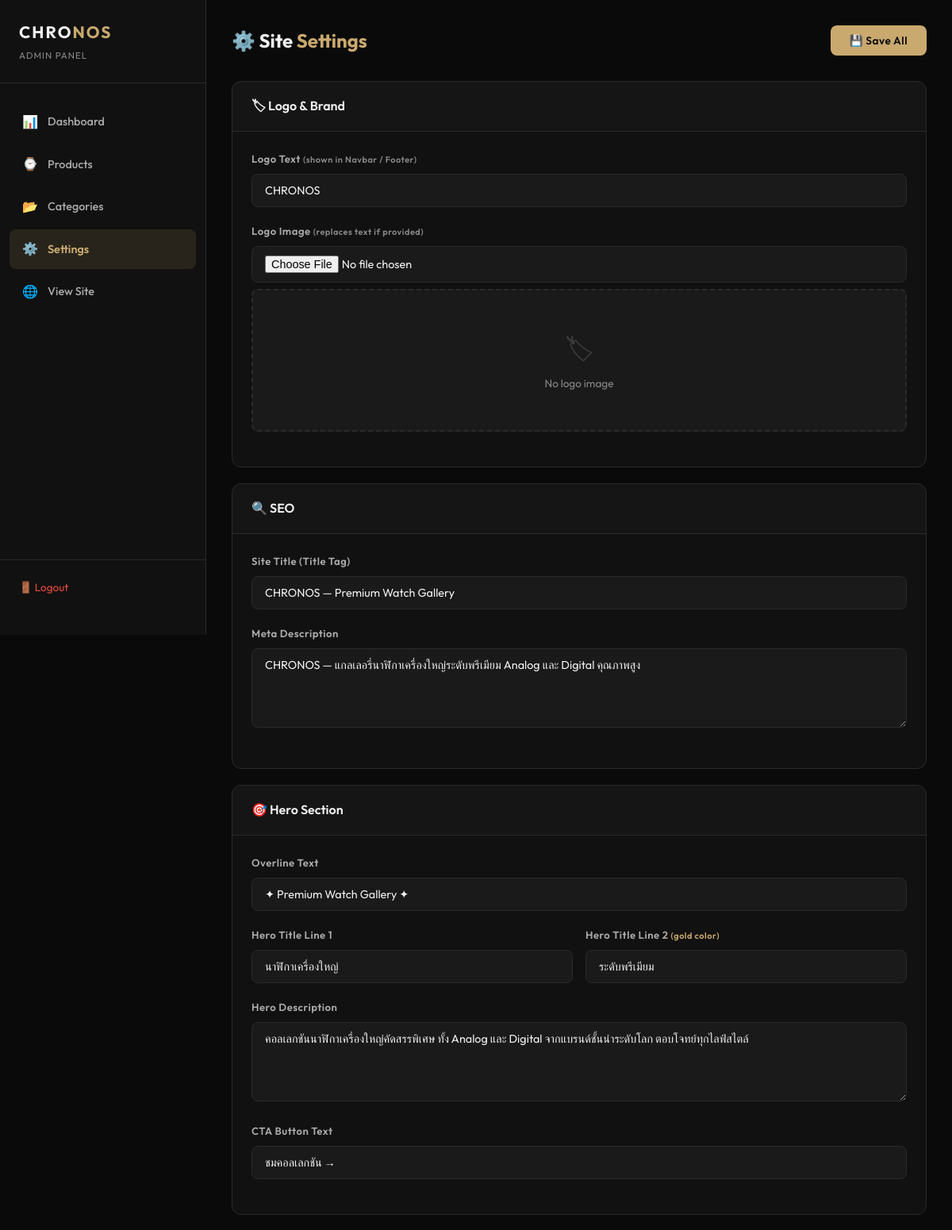
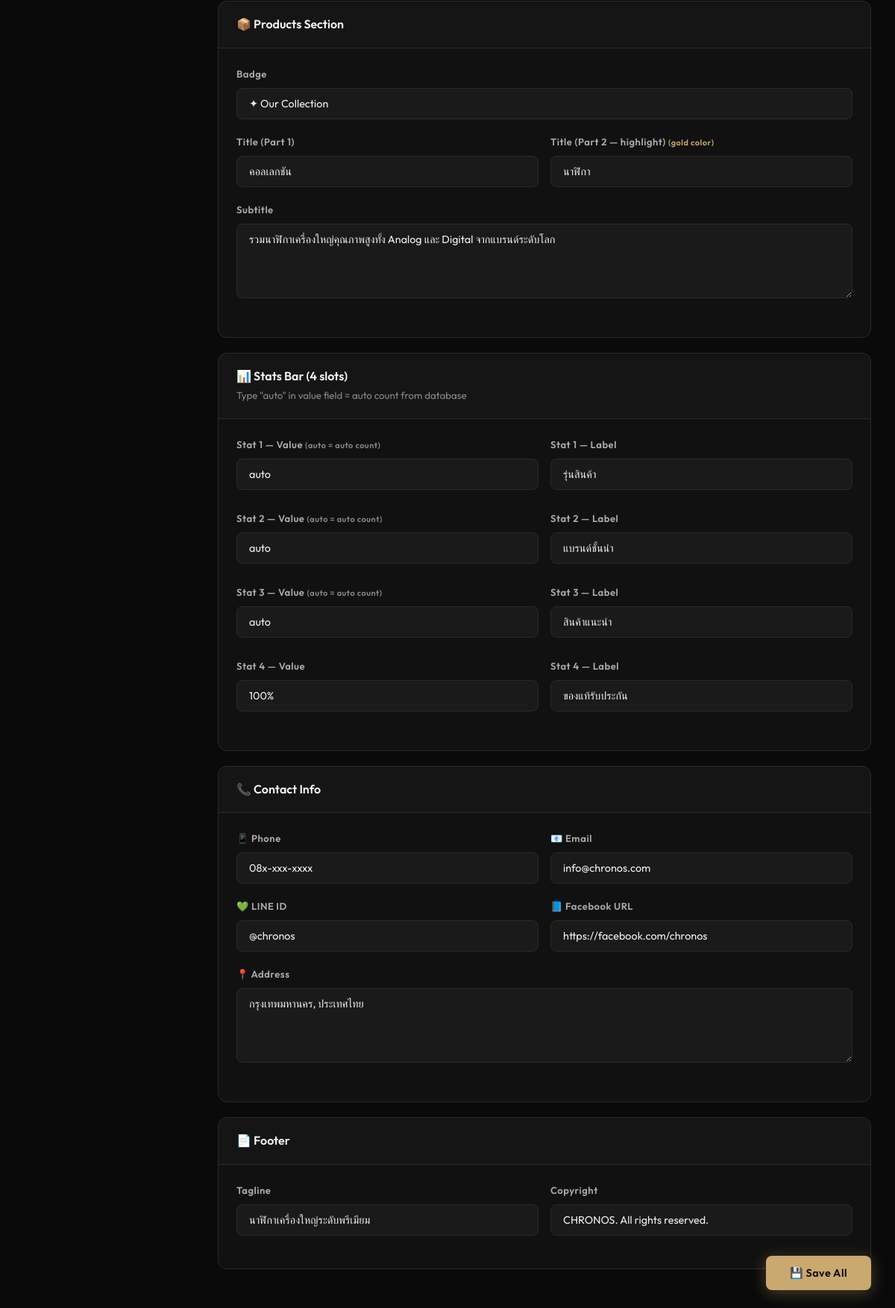
The page /admin/settings.php (signed in) on the database as committed earlier (2 pictures, top to bottom).
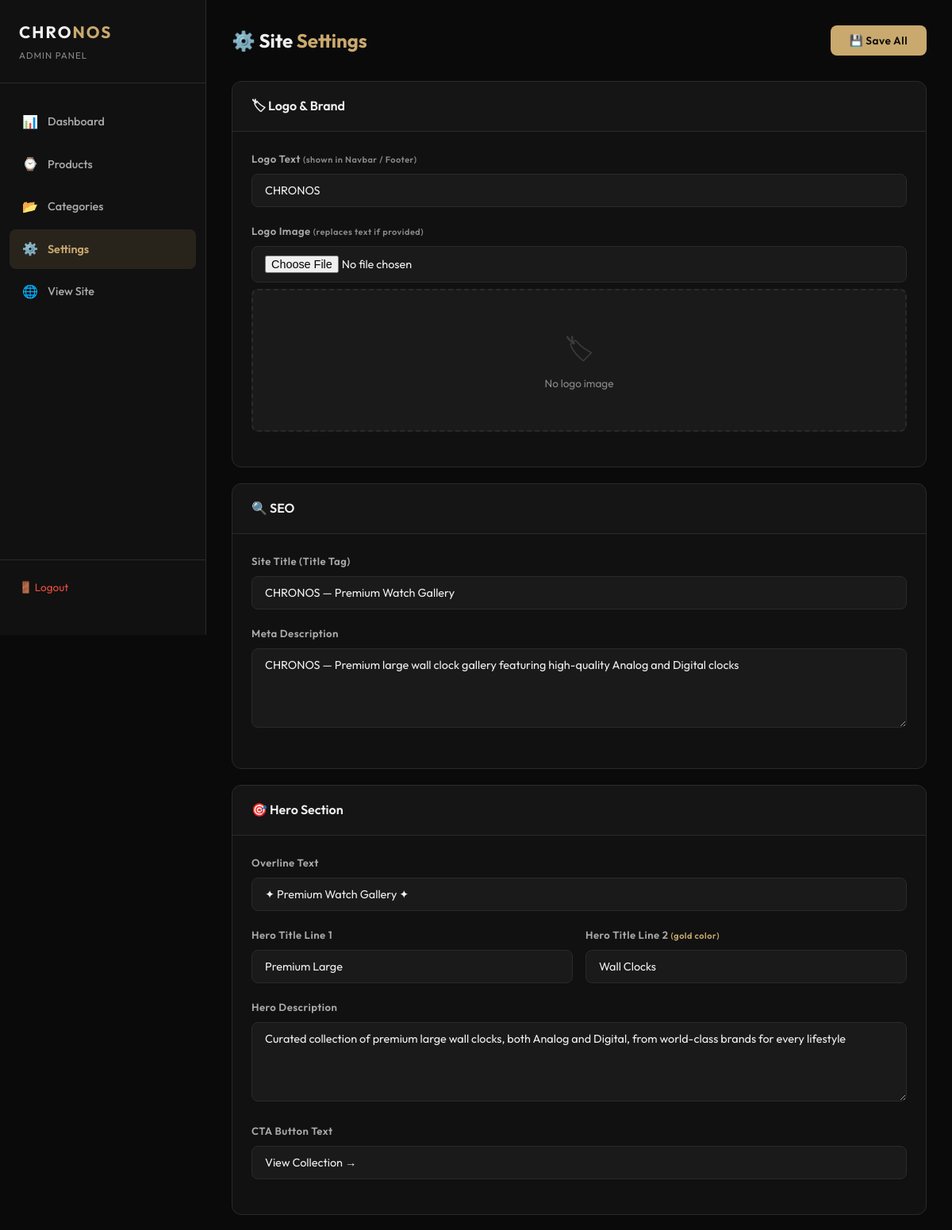
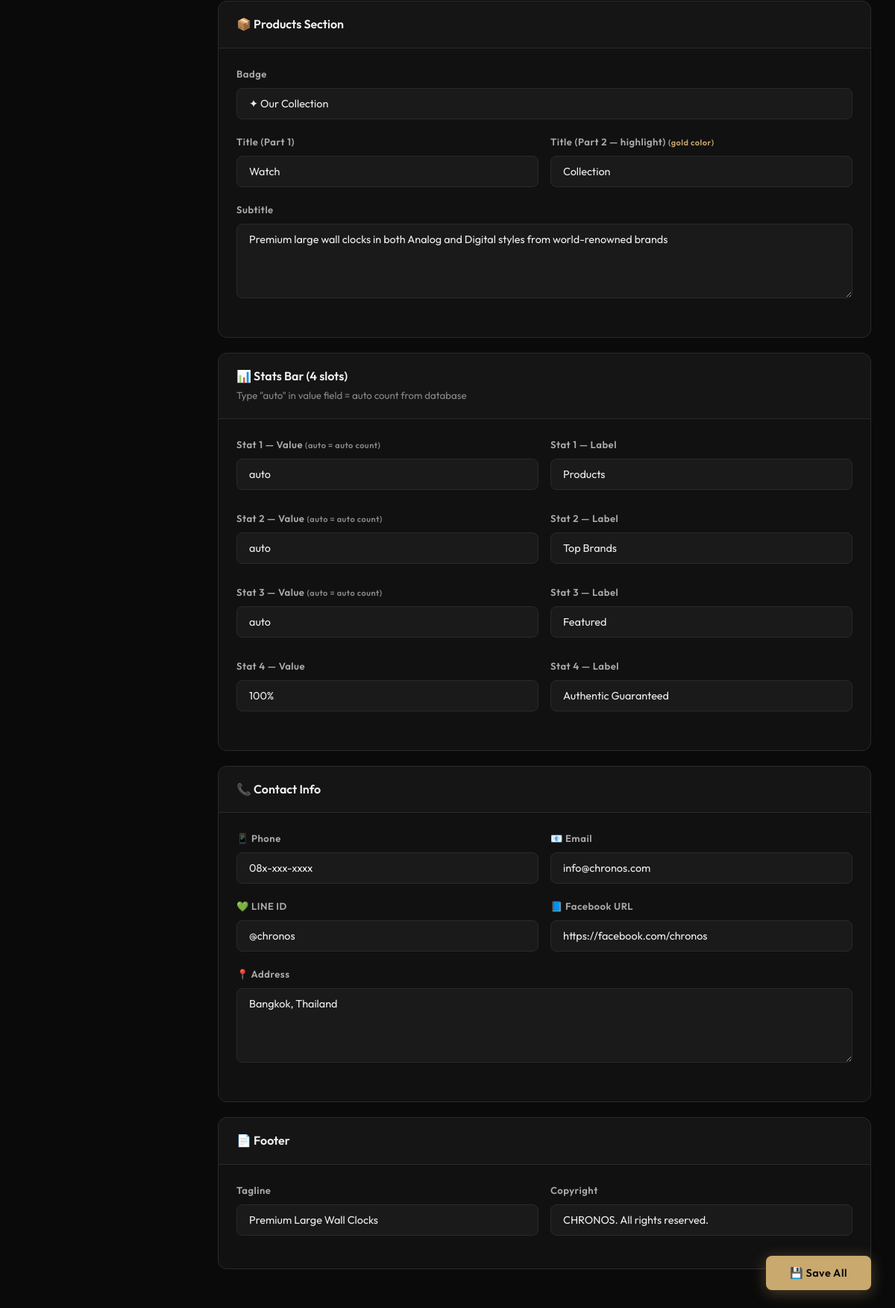
The same page on the database as committed later (2 pictures, top to bottom).
### tables this page shows
CREATE TABLE `site_settings` (
    `id` INT AUTO_INCREMENT PRIMARY KEY,
    `setting_key` VARCHAR(100) NOT NULL UNIQUE,
    `setting_value` TEXT,
    `setting_type` ENUM('text','image','textarea') NOT NULL DEFAULT 'text',
    `setting_group` VARCHAR(50) NOT NULL DEFAULT 'general',
    `setting_label` VARCHAR(255) NOT NULL DEFAULT '',
    `updated_at` TIMESTAMP DEFAULT CURRENT_TIMESTAMP ON UPDATE CURRENT_TIMESTAMP
);

### admin/settings.php (the view, shortened to what this page needs)
<?php
$db = getDB();
$settings = [];
$rows = $db->query("SELECT * FROM site_settings ORDER BY id ASC")->fetchAll();
foreach ($rows as $row) {
    $settings[$row['setting_key']] = $row;
}
function val($settings, $key) {
    return htmlspecialchars($settings[$key]['setting_value'] ?? '');
}
?>
<!DOCTYPE html>
<html lang="en">
<head>
    <link rel="stylesheet" href="css/admin.css?v=<?= filemtime(__DIR__ . '/css/admin.css') ?>">
</head>
<body>
<div class="admin-layout">
    <aside class="sidebar">
        <div class="sidebar-brand">
            <h1>CHRO<span>NOS</span></h1>
            <p>Admin Panel</p>
        </div>
        <nav class="sidebar-nav">
            <a href="index.php">
                <span class="nav-icon">📊</span> Dashboard
            </a>
            <a href="products.php">
                <span class="nav-icon">⌚</span> Products
            </a>
            <a href="categories.php">
                <span class="nav-icon">📂</span> Categories
            </a>
            <a href="settings.php" class="active">
                <span class="nav-icon">⚙️</span> Settings
            </a>
            <a href="../" target="_blank">
                <span class="nav-icon">🌐</span> View Site
            </a>
        </nav>
        <div class="sidebar-footer">
            <a href="logout.php">🚪 Logout</a>
        </div>
    </aside>
    <main class="main-content">
        <div class="page-header">
            <h1 class="page-title">⚙️ Site <span>Settings</span></h1>
            <button class="btn btn-primary" onclick="saveAllSettings()" id="saveBtn">💾 Save All</button>
        </div>
        <form id="settingsForm" enctype="multipart/form-data">
            <div class="settings-section">
                <div class="settings-section-header">
                    <h3>🏷 Logo & Brand</h3>
                </div>
                <div class="settings-section-body">
                    <div class="form-group">
                        <label>Logo Text <small style="color:var(--gray);">(shown in Navbar / Footer)</small></label>
                        <input type="text" name="logo_text" class="form-control" value="<?= val($settings, 'logo_text') ?>" placeholder="CHRONOS">
                    </div>
                    <div class="form-group">
                        <label>Logo Image <small style="color:var(--gray);">(replaces text if provided)</small></label>
                        <input type="file" name="logo_image" class="form-control" accept="image/*" onchange="previewLogo(this)">
                        <div class="image-preview-box" id="logoPreview">
                            <?php
                            $logoImg = $settings['logo_image']['setting_value'] ?? '';
                            if ($logoImg && file_exists(UPLOAD_DIR . $logoImg)):
                            ?>
                                <img src="../uploads/products/<?= htmlspecialchars($logoImg) ?>" alt="Logo">
                                <button type="button" class="remove-img-btn" onclick="removeLogo()">✕ Remove</button>
                            <?php else: ?>
                                <div class="preview-placeholder"><span>🏷</span><p>No logo image</p></div>
                            <?php endif; ?>
                        </div>
                    </div>
                </div>
            </div>
            <div class="settings-section">
                <div class="settings-section-header">
                    <h3>🔍 SEO</h3>
                </div>
                <div class="settings-section-body">
                    <div class="form-group">
                        <label>Site Title (Title Tag)</label>
                        <input type="text" name="site_title" class="form-control" value="<?= val($settings, 'site_title') ?>">
                    </div>
                    <div class="form-group">
                        <label>Meta Description</label>
                        <textarea name="meta_description" class="form-control"><?= val($settings, 'meta_description') ?></textarea>
                    </div>
                </div>
            </div>
            <div class="settings-section">
                <div class="settings-section-header">
                    <h3>🎯 Hero Section</h3>
                </div>
                <div class="settings-section-body">
                    <div class="form-group">
                        <label>Overline Text</label>
                        <input type="text" name="hero_overline" class="form-control" value="<?= val($settings, 'hero_overline') ?>">
                    </div>
                    <div class="form-row">
                        <div class="form-group">
                            <label>Hero Title Line 1</label>
                            <input type="text" name="hero_title_1" class="form-control" value="<?= val($settings, 'hero_title_1') ?>">
                        </div>
                        <div class="form-group">
                            <label>Hero Title Line 2 <small style="color:var(--gold);">(gold color)</small></label>
                            <input type="text" name="hero_title_2" class="form-control" value="<?= val($settings, 'hero_title_2') ?>">
                        </div>
                    </div>
                    <div class="form-group">
                        <label>Hero Description</label>
                        <textarea name="hero_desc" class="form-control"><?= val($settings, 'hero_desc') ?></textarea>
                    </div>
                    <div class="form-group">
                        <label>CTA Button Text</label>
                        <input type="text" name="hero_cta_text" class="form-control" value="<?= val($settings, 'hero_cta_text') ?>">
                    </div>
                </div>
            </div>
            <div class="settings-section">
                <div class="settings-section-header">
                    <h3>📦 Products Section</h3>
                </div>
                <div class="settings-section-body">
                    <div class="form-group">
                        <label>Badge</label>
                        <input type="text" name="section_badge" class="form-control" value="<?= val($settings, 'section_badge') ?>">
                    </div>
                    <div class="form-row">
                        <div class="form-group">
                            <label>Title (Part 1)</label>
                            <input type="text" name="section_title_1" class="form-control" value="<?= val($settings, 'section_title_1') ?>">
                        </div>
                        <div class="form-group">
                            <label>Title (Part 2 — highlight) <small style="color:var(--gold);">(gold color)</small></label>
                            <input type="text" name="section_title_2" class="form-control" value="<?= val($settings, 'section_title_2') ?>">
                        </div>
                    </div>
                    <div class="form-group">
                        <label>Subtitle</label>
                        <textarea name="section_subtitle" class="form-control"><?= val($settings, 'section_subtitle') ?></textarea>
                    </div>
                </div>
            </div>
            <div class="settings-section">
                <div class="settings-section-header">
                    <h3>📊 Stats Bar (4 slots)</h3>
                    <small style="color:var(--gray);">Type "auto" in value field = auto count from database</small>
                </div>
                <div class="settings-section-body">
                    <?php for ($i = 1; $i <= 4; $i++): ?>
                    <div class="form-row" style="margin-bottom:8px;">
                        <div class="form-group">
                            <label>Stat <?= $i ?> — Value<?= $i <= 3 ? ' <small style="color:var(--gray);">(auto = auto count)</small>' : '' ?></label>
                            <input type="text" name="stat_<?= $i ?>_value" class="form-control" value="<?= val($settings, 'stat_'.$i.'_value') ?>">
                        </div>
                        <div class="form-group">
                            <label>Stat <?= $i ?> — Label</label>
                            <input type="text" name="stat_<?= $i ?>_label" class="form-control" value="<?= val($settings, 'stat_'.$i.'_label') ?>">
                        </div>
                    </div>
                    <?php endfor; ?>
                </div>
            </div>
            <div class="settings-section">
                <div class="settings-section-header">
                    <h3>📞 Contact Info</h3>
                </div>
                <div class="settings-section-body">
                    <div class="form-row">
                        <div class="form-group">
                            <label>📱 Phone</label>
                            <input type="text" name="contact_phone" class="form-control" value="<?= val($settings, 'contact_phone') ?>" placeholder="08x-xxx-xxxx">
                        </div>
                        <div class="form-group">
                            <label>📧 Email</label>
                            <input type="text" name="contact_email" class="form-control" value="<?= val($settings, 'contact_email') ?>" placeholder="info@example.com">
                        </div>
                    </div>
                    <div class="form-row">
                        <div class="form-group">
                            <label>💚 LINE ID</label>
                            <input type="text" name="contact_line" class="form-control" value="<?= val($settings, 'contact_line') ?>" placeholder="@lineid">
                        </div>
                        <div class="form-group">
                            <label>📘 Facebook URL</label>
                            <input type="text" name="contact_facebook" class="form-control" value="<?= val($settings, 'contact_facebook') ?>" placeholder="https://facebook.com/...">
                        </div>
                    </div>
                    <div class="form-group">
                        <label>📍 Address</label>
                        <textarea name="contact_address" class="form-control"><?= val($settings, 'contact_address') ?></textarea>
                    </div>
                </div>
            </div>
            <div class="settings-section">
                <div class="settings-section-header">
                    <h3>📄 Footer</h3>
                </div>
                <div class="settings-section-body">
                    <div class="form-row">
                        <div class="form-group">
                            <label>Tagline</label>
                            <input type="text" name="footer_tagline" class="form-control" value="<?= val($settings, 'footer_tagline') ?>">
                        </div>
                        <div class="form-group">
                            <label>Copyright</label>
                            <input type="text" name="footer_copyright" class="form-control" value="<?= val($settings, 'footer_copyright') ?>">
                        </div>
                    </div>
                </div>
            </div>
        </form>
        <div class="floating-save">
            <button class="btn btn-primary" onclick="saveAllSettings()" id="saveBtn2">💾 Save All</button>
        </div>
    </main>
</div>
</body>
</html>

### admin/css/admin.css (style rules this page uses)
:root { --gold: #c9a96e; --gold-light: #dfc08a; --gold-dark: #a88a50; --black: #0a0a0a; --dark: #111111; --dark-2: #1a1a1a; --dark-3: #222222; --dark-border: #2a2a2a; --gray: #888888; --gray-light: #aaaaaa; --white: #f0f0f0; --red: #e74c3c; --red-dark: #c0392b; --green: #27ae60; --blue: #3498db; --font: 'Outfit', 'Sarabun', sans-serif; --radius: 12px; --radius-sm: 8px; --transition: all 0.3s ease; }
*, *::before, *::after { margin: 0; padding: 0; box-sizing: border-box; }
body { font-family: var(--font); background: var(--black); color: var(--white); line-height: 1.6; }
a { text-decoration: none; color: inherit; }
button { cursor: pointer; border: none; outline: none; font-family: var(--font); }
.admin-layout { display: flex; min-height: 100vh; }
.sidebar { width: 260px; background: var(--dark); border-right: 1px solid var(--dark-border); padding: 24px 0; position: fixed; top: 0; left: 0; height: 100vh; overflow-y: auto; z-index: 100; display: flex; flex-direction: column; }
.sidebar-brand { padding: 0 24px 24px; border-bottom: 1px solid var(--dark-border); margin-bottom: 24px; }
.sidebar-brand h1 { font-size: 1.3rem; font-weight: 700; letter-spacing: 2px; color: var(--white); }
.sidebar-brand h1 span { color: var(--gold); }
.sidebar-brand p { font-size: 0.72rem; letter-spacing: 1px; text-transform: uppercase; color: var(--gray); margin-top: 4px; }
.sidebar-nav { flex: 1; padding: 0 12px; }
.sidebar-nav a { display: flex; align-items: center; gap: 12px; padding: 12px 16px; margin-bottom: 4px; border-radius: var(--radius-sm); font-size: 0.9rem; font-weight: 500; color: var(--gray-light); transition: var(--transition); }
.sidebar-nav a.active { background: rgba(201, 169, 110, 0.12); color: var(--gold); font-weight: 600; }
.sidebar-nav a .nav-icon { width: 20px; text-align: center; font-size: 1rem; }
.sidebar-footer { padding: 16px 24px; border-top: 1px solid var(--dark-border); }
.sidebar-footer a { display: flex; align-items: center; gap: 10px; font-size: 0.85rem; color: var(--red); padding: 8px 0; transition: var(--transition); }
.main-content { flex: 1; margin-left: 260px; padding: 32px; min-height: 100vh; }
.page-header { display: flex; align-items: center; justify-content: space-between; margin-bottom: 32px; flex-wrap: wrap; gap: 16px; }
.page-title { font-size: 1.5rem; font-weight: 700; color: var(--white); }
.page-title span { color: var(--gold); }
.btn { display: inline-flex; align-items: center; gap: 8px; padding: 10px 24px; font-size: 0.85rem; font-weight: 600; border-radius: var(--radius-sm); transition: var(--transition); letter-spacing: 0.5px; }
.btn-primary { background: var(--gold); color: var(--black); }
.form-group { margin-bottom: 20px; }
.form-group label { display: block; font-size: 0.82rem; font-weight: 600; color: var(--gray-light); margin-bottom: 8px; letter-spacing: 0.5px; }
.form-control { width: 100%; padding: 11px 16px; font-family: var(--font); font-size: 0.9rem; color: var(--white); background: var(--dark-2); border: 1px solid var(--dark-border); border-radius: var(--radius-sm); transition: var(--transition); outline: none; }
.form-control::placeholder { color: var(--gray); }
textarea.form-control { min-height: 100px; resize: vertical; }
.form-row { display: grid; grid-template-columns: 1fr 1fr; gap: 16px; }
.image-preview-box { width: 100%; height: 180px; border: 2px dashed var(--dark-border); border-radius: var(--radius-sm); display: flex; align-items: center; justify-content: center; overflow: hidden; margin-top: 8px; color: var(--gray); font-size: 0.85rem; background: var(--dark-2); position: relative; }
.image-preview-box .preview-placeholder { display: flex; flex-direction: column; align-items: center; gap: 8px; }
.image-preview-box .preview-placeholder span { font-size: 2rem; opacity: 0.3; }
.settings-section { background: var(--dark); border: 1px solid var(--dark-border); border-radius: var(--radius); margin-bottom: 20px; overflow: hidden; }
.settings-section-header { padding: 18px 24px; border-bottom: 1px solid var(--dark-border); background: rgba(255, 255, 255, 0.015); }
.settings-section-header h3 { font-size: 1rem; font-weight: 600; color: var(--white); }
.settings-section-body { padding: 24px; }
.floating-save { position: fixed; bottom: 24px; right: 32px; z-index: 200; }
.floating-save .btn { box-shadow: 0 4px 20px rgba(201, 169, 110, 0.35); padding: 14px 32px; font-size: 0.9rem; }

Rows that differ between the two databases and show on the page:
changed site_settings: meta_description "CHRONOS — แกลเลอรี่นาฬิกาเครื่องใหญ่ระดับพรีเมียม Analog และ Digital คุณภาพสูง" → "CHRONOS — Premium large wall clock gallery featuring high-quality Analog and Digital clocks"
changed site_settings: hero_title_1 "นาฬิกาเครื่องใหญ่" → "Premium Large"
changed site_settings: hero_title_2 "ระดับพรีเมียม" → "Wall Clocks"
changed site_settings: hero_desc "คอลเลกชันนาฬิกาเครื่องใหญ่คัดสรรพิเศษ ทั้ง Analog และ Digital จากแบรนด์ชั้นนำระดับโลก ตอบโจทย์ทุกไลฟ์สไตล์" → "Curated collection of premium large wall clocks, both Analog and Digital, from world-class brands for every lifestyle"
changed site_settings: hero_cta_text "ชมคอลเลกชัน →" → "View Collection →"
changed site_settings: section_title_1 "คอลเลกชัน" → "Watch"
changed site_settings: section_title_2 "นาฬิกา" → "Collection"
changed site_settings: section_subtitle "รวมนาฬิกาเครื่องใหญ่คุณภาพสูงทั้ง Analog และ Digital จากแบรนด์ระดับโลก" → "Premium large wall clocks in both Analog and Digital styles from world-renowned brands"
changed site_settings: stat_1_label "รุ่นสินค้า" → "Products"
changed site_settings: stat_2_label "แบรนด์ชั้นนำ" → "Top Brands"
changed site_settings: stat_3_label "สินค้าแนะนำ" → "Featured"
changed site_settings: stat_4_label "ของแท้รับประกัน" → "Authentic Guaranteed"
changed site_settings: contact_address "กรุงเทพมหานคร, ประเทศไทย" → "Bangkok, Thailand"
changed site_settings: footer_tagline "นาฬิกาเครื่องใหญ่ระดับพรีเมียม" → "Premium Large Wall Clocks"
